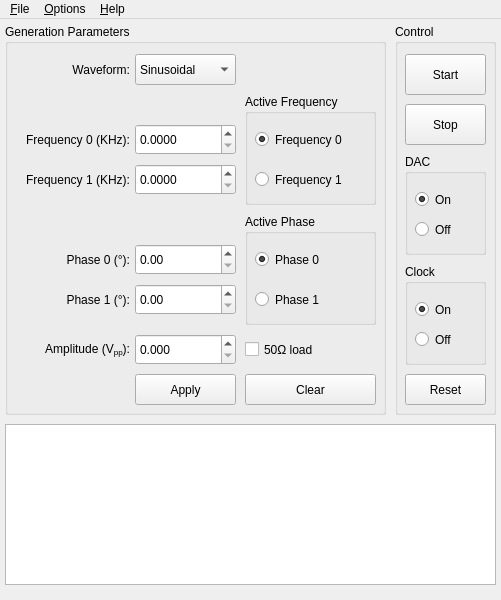
<?xml version="1.0" encoding="UTF-8"?>
<ui version="4.0">
 <class>MainWindow</class>
 <widget class="QMainWindow" name="MainWindow">
  <property name="geometry">
   <rect>
    <x>0</x>
    <y>0</y>
    <width>501</width>
    <height>600</height>
   </rect>
  </property>
  <property name="minimumSize">
   <size>
    <width>501</width>
    <height>600</height>
   </size>
  </property>
  <property name="maximumSize">
   <size>
    <width>501</width>
    <height>600</height>
   </size>
  </property>
  <property name="windowTitle">
   <string>GF2 Function Generator</string>
  </property>
  <property name="windowIcon">
   <iconset resource="resources.qrc">
    <normaloff>:/icons/icons/active64.png</normaloff>
    <normalon>:/icons/icons/active64.png</normalon>
    <disabledoff>:/icons/icons/greyed64.png</disabledoff>
    <disabledon>:/icons/icons/greyed64.png</disabledon>
    <activeoff>:/icons/icons/active64.png</activeoff>
    <activeon>:/icons/icons/active64.png</activeon>
    <selectedoff>:/icons/icons/selected64.png</selectedoff>
    <selectedon>:/icons/icons/selected64.png</selectedon>:/icons/icons/active64.png</iconset>
  </property>
  <property name="locale">
   <locale language="English" country="UnitedStates"/>
  </property>
  <widget class="QWidget" name="centralWidget">
   <widget class="QGroupBox" name="groupBoxGenParams">
    <property name="geometry">
     <rect>
      <x>5</x>
      <y>5</y>
      <width>381</width>
      <height>391</height>
     </rect>
    </property>
    <property name="title">
     <string>Generation Parameters</string>
    </property>
    <widget class="QLabel" name="labelWave">
     <property name="geometry">
      <rect>
       <x>10</x>
       <y>37</y>
       <width>115</width>
       <height>17</height>
      </rect>
     </property>
     <property name="text">
      <string>Waveform:</string>
     </property>
     <property name="alignment">
      <set>Qt::AlignRight|Qt::AlignTrailing|Qt::AlignVCenter</set>
     </property>
    </widget>
    <widget class="QLabel" name="labelFreq0">
     <property name="geometry">
      <rect>
       <x>10</x>
       <y>99</y>
       <width>115</width>
       <height>33</height>
      </rect>
     </property>
     <property name="text">
      <string>Frequency 0 (KHz):</string>
     </property>
     <property name="alignment">
      <set>Qt::AlignRight|Qt::AlignTrailing|Qt::AlignVCenter</set>
     </property>
     <property name="wordWrap">
      <bool>true</bool>
     </property>
    </widget>
    <widget class="QLabel" name="labelFreq1">
     <property name="geometry">
      <rect>
       <x>10</x>
       <y>139</y>
       <width>115</width>
       <height>33</height>
      </rect>
     </property>
     <property name="text">
      <string>Frequency 1 (KHz):</string>
     </property>
     <property name="alignment">
      <set>Qt::AlignRight|Qt::AlignTrailing|Qt::AlignVCenter</set>
     </property>
     <property name="wordWrap">
      <bool>true</bool>
     </property>
    </widget>
    <widget class="QLabel" name="labelPhase0">
     <property name="geometry">
      <rect>
       <x>10</x>
       <y>227</y>
       <width>115</width>
       <height>17</height>
      </rect>
     </property>
     <property name="text">
      <string>Phase 0 (°):</string>
     </property>
     <property name="alignment">
      <set>Qt::AlignRight|Qt::AlignTrailing|Qt::AlignVCenter</set>
     </property>
    </widget>
    <widget class="QLabel" name="labelPhase1">
     <property name="geometry">
      <rect>
       <x>10</x>
       <y>267</y>
       <width>115</width>
       <height>17</height>
      </rect>
     </property>
     <property name="text">
      <string>Phase 1 (°):</string>
     </property>
     <property name="alignment">
      <set>Qt::AlignRight|Qt::AlignTrailing|Qt::AlignVCenter</set>
     </property>
    </widget>
    <widget class="QLabel" name="labelAmp">
     <property name="geometry">
      <rect>
       <x>10</x>
       <y>315</y>
       <width>115</width>
       <height>21</height>
      </rect>
     </property>
     <property name="text">
      <string>Amplitude (V&lt;sub&gt;pp&lt;/sub&gt;):</string>
     </property>
     <property name="alignment">
      <set>Qt::AlignRight|Qt::AlignTrailing|Qt::AlignVCenter</set>
     </property>
    </widget>
    <widget class="QComboBox" name="comboBoxWave">
     <property name="geometry">
      <rect>
       <x>130</x>
       <y>30</y>
       <width>101</width>
       <height>31</height>
      </rect>
     </property>
     <item>
      <property name="text">
       <string>Sinusoidal</string>
      </property>
     </item>
     <item>
      <property name="text">
       <string>Triangular</string>
      </property>
     </item>
    </widget>
    <widget class="QDoubleSpinBox" name="doubleSpinBoxFreq0">
     <property name="geometry">
      <rect>
       <x>130</x>
       <y>100</y>
       <width>101</width>
       <height>31</height>
      </rect>
     </property>
     <property name="decimals">
      <number>4</number>
     </property>
     <property name="maximum">
      <double>40000.000000000000000</double>
     </property>
    </widget>
    <widget class="QDoubleSpinBox" name="doubleSpinBoxFreq1">
     <property name="geometry">
      <rect>
       <x>130</x>
       <y>140</y>
       <width>101</width>
       <height>31</height>
      </rect>
     </property>
     <property name="decimals">
      <number>4</number>
     </property>
     <property name="maximum">
      <double>40000.000000000000000</double>
     </property>
    </widget>
    <widget class="QDoubleSpinBox" name="doubleSpinBoxPhase0">
     <property name="geometry">
      <rect>
       <x>130</x>
       <y>220</y>
       <width>101</width>
       <height>31</height>
      </rect>
     </property>
     <property name="maximum">
      <double>360.000000000000000</double>
     </property>
    </widget>
    <widget class="QDoubleSpinBox" name="doubleSpinBoxPhase1">
     <property name="geometry">
      <rect>
       <x>130</x>
       <y>260</y>
       <width>101</width>
       <height>31</height>
      </rect>
     </property>
     <property name="maximum">
      <double>360.000000000000000</double>
     </property>
    </widget>
    <widget class="QDoubleSpinBox" name="doubleSpinBoxAmp">
     <property name="geometry">
      <rect>
       <x>130</x>
       <y>310</y>
       <width>101</width>
       <height>31</height>
      </rect>
     </property>
     <property name="decimals">
      <number>3</number>
     </property>
     <property name="maximum">
      <double>8.000000000000000</double>
     </property>
     <property name="singleStep">
      <double>0.100000000000000</double>
     </property>
    </widget>
    <widget class="QGroupBox" name="groupBoxActiveFreq">
     <property name="geometry">
      <rect>
       <x>240</x>
       <y>70</y>
       <width>131</width>
       <height>111</height>
      </rect>
     </property>
     <property name="title">
      <string>Active Frequency</string>
     </property>
     <widget class="QRadioButton" name="radioButtonSelFreq0">
      <property name="geometry">
       <rect>
        <x>10</x>
        <y>35</y>
        <width>111</width>
        <height>21</height>
       </rect>
      </property>
      <property name="text">
       <string>Frequency 0</string>
      </property>
      <property name="checked">
       <bool>true</bool>
      </property>
     </widget>
     <widget class="QRadioButton" name="radioButtonSelFreq1">
      <property name="geometry">
       <rect>
        <x>10</x>
        <y>75</y>
        <width>111</width>
        <height>21</height>
       </rect>
      </property>
      <property name="text">
       <string>Frequency 1</string>
      </property>
     </widget>
    </widget>
    <widget class="QGroupBox" name="groupBoxActivePhase">
     <property name="geometry">
      <rect>
       <x>240</x>
       <y>190</y>
       <width>131</width>
       <height>111</height>
      </rect>
     </property>
     <property name="title">
      <string>Active Phase</string>
     </property>
     <widget class="QRadioButton" name="radioButtonSelPhase0">
      <property name="geometry">
       <rect>
        <x>10</x>
        <y>35</y>
        <width>111</width>
        <height>21</height>
       </rect>
      </property>
      <property name="text">
       <string>Phase 0</string>
      </property>
      <property name="checked">
       <bool>true</bool>
      </property>
     </widget>
     <widget class="QRadioButton" name="radioButtonSelPhase1">
      <property name="geometry">
       <rect>
        <x>10</x>
        <y>75</y>
        <width>111</width>
        <height>21</height>
       </rect>
      </property>
      <property name="text">
       <string>Phase 1</string>
      </property>
     </widget>
    </widget>
    <widget class="QCheckBox" name="checkBoxZload">
     <property name="geometry">
      <rect>
       <x>240</x>
       <y>315</y>
       <width>131</width>
       <height>21</height>
      </rect>
     </property>
     <property name="text">
      <string>50Ω load</string>
     </property>
    </widget>
    <widget class="QPushButton" name="pushButtonApply">
     <property name="geometry">
      <rect>
       <x>130</x>
       <y>350</y>
       <width>101</width>
       <height>31</height>
      </rect>
     </property>
     <property name="text">
      <string>Apply</string>
     </property>
    </widget>
    <widget class="QPushButton" name="pushButtonClear">
     <property name="geometry">
      <rect>
       <x>240</x>
       <y>350</y>
       <width>131</width>
       <height>31</height>
      </rect>
     </property>
     <property name="text">
      <string>Clear</string>
     </property>
    </widget>
   </widget>
   <widget class="QGroupBox" name="groupBoxControl">
    <property name="geometry">
     <rect>
      <x>395</x>
      <y>5</y>
      <width>101</width>
      <height>391</height>
     </rect>
    </property>
    <property name="title">
     <string>Control</string>
    </property>
    <widget class="QPushButton" name="pushButtonStart">
     <property name="geometry">
      <rect>
       <x>10</x>
       <y>30</y>
       <width>81</width>
       <height>41</height>
      </rect>
     </property>
     <property name="text">
      <string>Start</string>
     </property>
    </widget>
    <widget class="QPushButton" name="pushButtonStop">
     <property name="geometry">
      <rect>
       <x>10</x>
       <y>80</y>
       <width>81</width>
       <height>41</height>
      </rect>
     </property>
     <property name="text">
      <string>Stop</string>
     </property>
    </widget>
    <widget class="QPushButton" name="pushButtonReset">
     <property name="geometry">
      <rect>
       <x>10</x>
       <y>350</y>
       <width>81</width>
       <height>31</height>
      </rect>
     </property>
     <property name="text">
      <string>Reset</string>
     </property>
    </widget>
    <widget class="QGroupBox" name="groupBoxDAC">
     <property name="geometry">
      <rect>
       <x>10</x>
       <y>130</y>
       <width>81</width>
       <height>101</height>
      </rect>
     </property>
     <property name="title">
      <string>DAC</string>
     </property>
     <widget class="QRadioButton" name="radioButtonDACOn">
      <property name="geometry">
       <rect>
        <x>10</x>
        <y>35</y>
        <width>123</width>
        <height>21</height>
       </rect>
      </property>
      <property name="text">
       <string>On</string>
      </property>
      <property name="checked">
       <bool>true</bool>
      </property>
     </widget>
     <widget class="QRadioButton" name="radioButtonDACOff">
      <property name="geometry">
       <rect>
        <x>10</x>
        <y>65</y>
        <width>123</width>
        <height>21</height>
       </rect>
      </property>
      <property name="text">
       <string>Off</string>
      </property>
     </widget>
    </widget>
    <widget class="QGroupBox" name="groupBoxClk">
     <property name="geometry">
      <rect>
       <x>10</x>
       <y>240</y>
       <width>81</width>
       <height>101</height>
      </rect>
     </property>
     <property name="title">
      <string>Clock</string>
     </property>
     <widget class="QRadioButton" name="radioButtonClkOn">
      <property name="geometry">
       <rect>
        <x>10</x>
        <y>35</y>
        <width>123</width>
        <height>21</height>
       </rect>
      </property>
      <property name="text">
       <string>On</string>
      </property>
      <property name="checked">
       <bool>true</bool>
      </property>
     </widget>
     <widget class="QRadioButton" name="radioButtonClkOff">
      <property name="geometry">
       <rect>
        <x>10</x>
        <y>65</y>
        <width>123</width>
        <height>21</height>
       </rect>
      </property>
      <property name="text">
       <string>Off</string>
      </property>
     </widget>
    </widget>
   </widget>
   <widget class="QTextBrowser" name="textBrowserCommand">
    <property name="geometry">
     <rect>
      <x>5</x>
      <y>405</y>
      <width>491</width>
      <height>161</height>
     </rect>
    </property>
    <property name="font">
     <font>
      <family>Monospace</family>
      <pointsize>9</pointsize>
     </font>
    </property>
   </widget>
  </widget>
  <widget class="QMenuBar" name="menuBar">
   <property name="geometry">
    <rect>
     <x>0</x>
     <y>0</y>
     <width>501</width>
     <height>29</height>
    </rect>
   </property>
   <widget class="QMenu" name="menuFile">
    <property name="title">
     <string>&amp;File</string>
    </property>
    <addaction name="actionLoad"/>
    <addaction name="actionSave"/>
    <addaction name="separator"/>
    <addaction name="actionQuit"/>
   </widget>
   <widget class="QMenu" name="menuOptions">
    <property name="title">
     <string>&amp;Options</string>
    </property>
    <addaction name="actionAutoApply"/>
    <addaction name="actionResetClear"/>
    <addaction name="separator"/>
    <addaction name="actionSerial"/>
   </widget>
   <widget class="QMenu" name="menuHelp">
    <property name="title">
     <string>&amp;Help</string>
    </property>
    <addaction name="actionAbout"/>
   </widget>
   <addaction name="menuFile"/>
   <addaction name="menuOptions"/>
   <addaction name="menuHelp"/>
  </widget>
  <action name="actionQuit">
   <property name="text">
    <string>&amp;Quit</string>
   </property>
   <property name="shortcut">
    <string>Ctrl+Q</string>
   </property>
  </action>
  <action name="actionAutoApply">
   <property name="checkable">
    <bool>true</bool>
   </property>
   <property name="text">
    <string>&amp;Auto Apply Changes</string>
   </property>
  </action>
  <action name="actionResetClear">
   <property name="checkable">
    <bool>true</bool>
   </property>
   <property name="checked">
    <bool>true</bool>
   </property>
   <property name="text">
    <string>&amp;Clear after Reset</string>
   </property>
  </action>
  <action name="actionSerial">
   <property name="text">
    <string>&amp;Insert Serial Number</string>
   </property>
  </action>
  <action name="actionAbout">
   <property name="text">
    <string>&amp;About GF2 GUI</string>
   </property>
  </action>
  <action name="actionLoad">
   <property name="text">
    <string>&amp;Load Settings</string>
   </property>
   <property name="shortcut">
    <string>Ctrl+O</string>
   </property>
  </action>
  <action name="actionSave">
   <property name="text">
    <string>&amp;Save Settings</string>
   </property>
   <property name="shortcut">
    <string>Ctrl+S</string>
   </property>
  </action>
 </widget>
 <layoutdefault spacing="6" margin="11"/>
 <resources>
  <include location="resources.qrc"/>
 </resources>
 <connections>
  <connection>
   <sender>actionQuit</sender>
   <signal>triggered()</signal>
   <receiver>MainWindow</receiver>
   <slot>close()</slot>
   <hints>
    <hint type="sourcelabel">
     <x>-1</x>
     <y>-1</y>
    </hint>
    <hint type="destinationlabel">
     <x>250</x>
     <y>299</y>
    </hint>
   </hints>
  </connection>
 </connections>
</ui>
